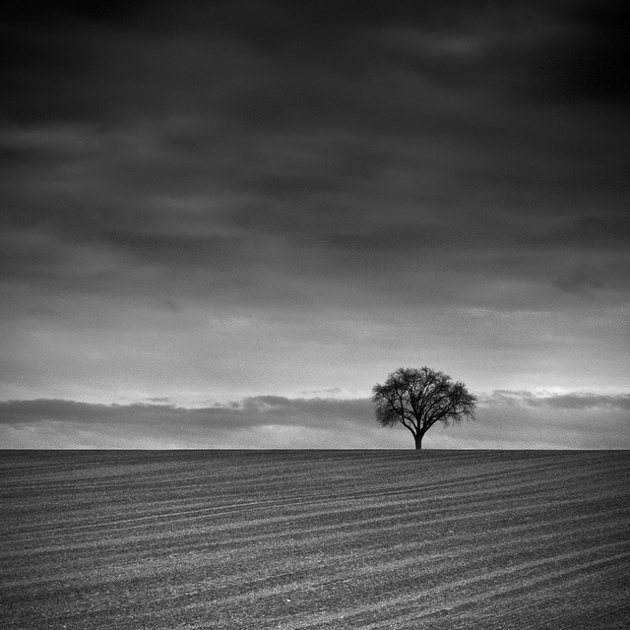
#> input picture IPP/Tutorial_3/tree_new.jpg, 630 x 630 px
$ jupyter execute --allow-errors ex1_interpolation.ipynb   (shell and % lines are left out)
#> lines starting #> are read from the running program, lines starting #| are printed output that depends on the picture; after the words box and inside, x2 and y2 are one past the last pixel; in counts of white or black regions, pixels touching at a corner belong together
# Homework 3, Exercise 1
*Julia Herzen, Klaus Achterhold, Clemens Schmid, Manuel Schultheiss*

November 22, 2020

## Interpolation

The goal of this exercise is for you to try nearest-neighbor, bilinear and cardinal sine (``sinc``) interpolation of an image by generating and applying interpolation kernels.

For this, you should first downsample an image, and then increase its sampling again by applying each of the interpolation methods.

You need to replace the `??` in the code with the required commands.

[cell 1]
import numpy as np
import matplotlib.pyplot as plt
import scipy.ndimage as nd
import time

Increase default figure size:

[cell 2]
import matplotlib.pyplot as plt
#plt.rcParams['figure.figsize'] = (14, 7)
plt.rcParams['image.cmap'] = "gray"
#> (the rest of this cell did not finish here and is left out)

Activate pyplot interactive mode:

[cell 3]
plt.ion()

a) First, read an image using matplotlib tools and **normalize it** to $[0, 1]$. Use **only one color channel**, and **mirror the image on the x-axis**.

[cell 4]
img = plt.imread('tree_new.jpg')[:, :, 0]
#> img: shape (630, 630); min 0, max 255, mean 84.8
img = img / img.max()
img2=img.copy()
img = img[:, ::-1] #reverse order of elements
sh = np.shape(img)
#> sh = (630, 630)
sh
#> Out = (630, 630)
#print(img[:5, :5])
#print(img2[:5, -6:-1])

[cell 5]
plt.figure()
plt.imshow(img)

#plt.figure()
#plt.imshow(img2)

[cell 6]
plt.figure()
plt.imshow(img2)

b) Subsample the original image by factor 7 by keeping only every 7-th row and column.

**Hint:** Remember array indexing, `a[start:stop:step]`

[cell 7]
scale_factor = 7
img_subsampled = img[::scale_factor, ::scale_factor]
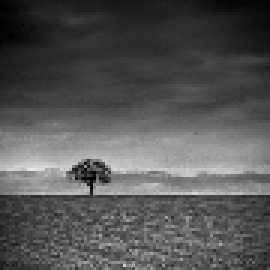
#> img_subsampled: shape (90, 90) float64 (shown 3 times larger); min 0, max 0.906, mean 0.333

Show the subsampled image:

[cell 8]
plt.figure(1)
plt.imshow(img_subsampled, cmap="gray", vmax=1.)
plt.colorbar()
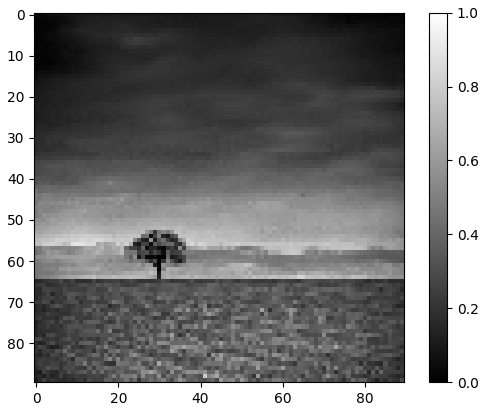
#> figure drawn by matplotlib, 2 panels

Use python's `assert()` function to ensure the new image width is below  or equal to $\frac{1}{7}$-th of the original image width.

**Remember:** Assert statements can be used to validate the correct functionality of your program: Imagine your downsampling function returns an image with a wrong resolution. It is often better to crash the program than unknowingly continuing the program with a wrong result.

[cell 9]
assert img_subsampled.shape[1]<= img.shape[1]//7

**OPTIONAL TASK:** Make a better downsampled version of the image by **binning**: Instead of picking every 7th row and column as we did above, we average patches of $7 \times 7$ pixels into a single pixel. This makes for a less noisy downsampled version of the image.

Instead of doing that with for loops, we can do this by clever resorting of image data:

First, reshape the `2d` array into a `4d` array, where the two new axes contain the values that are to be averaged. Use `np.reshape` for this task.

#> (a cell that did not finish here is left out)

[cell 11]
#90 batches, each of 7x7 dimensions. First over y and then over x
reshaped_image = np.reshape(img, (sh[0] // scale_factor, scale_factor, sh[1] // scale_factor, scale_factor))

Print the shape of the reshaped array. It should be `(90, 7, 90, 7)`:

[cell 12]
print("Shape of the reshaped image:",  reshaped_image.shape)
#| Shape of the reshaped image: (90, 7, 90, 7)

Next, calculate the mean of the array along the axes 1 and 3 (the ones with length 7):

[cell 13]
print(len(reshaped_image[0][0]), len(reshaped_image[0]))
#| 90 7

[cell 14]
len(img[0])
#> Out = 630

[cell 15]
img_binned = np.mean(reshaped_image, (1,3))
img_binned

Compare the difference to simple subsampling:

[cell 16]
plt.figure()
plt.subplot(121); plt.title('Simple subsampling')
plt.imshow(img_subsampled, cmap='gray'); plt.colorbar()
plt.subplot(122); plt.title('Binning')
plt.imshow(img_binned, cmap='gray'); plt.colorbar()

We overwrite `img_subsampled` with `img_binned` so that we use that for the rest of the exercise

[cell 17]
img_subsampled = img_binned

**(OPTIONAL TASK END)**

The following tasks are **NOT** optional.

c) Prepare the subsampled image for interpolation by inserting zeros between all
pixel values in `img_subsampled`. `img_up` should be the same size as the original (`img`).
To fill the upscaled image with a sparse matrix, remember the `array[start:stop:step]` syntax for slicing.

Generate a matrix with shape `sh`, which contains only zeros:

[cell 18]
img_up = np.zeros(sh)
img_up

Next, fill the pixels of `img_subsampled`. We select every 7th pixel on the x and y axis as a destination. The source is the img_subsampled image. We measure the time of this operation.

[cell 19]
np.arange(3, 630, 7)

[cell 20]
starttime = time.time()
img_up[scale_factor//2::scale_factor, scale_factor//2::scale_factor] = img_subsampled #90 rows and cols
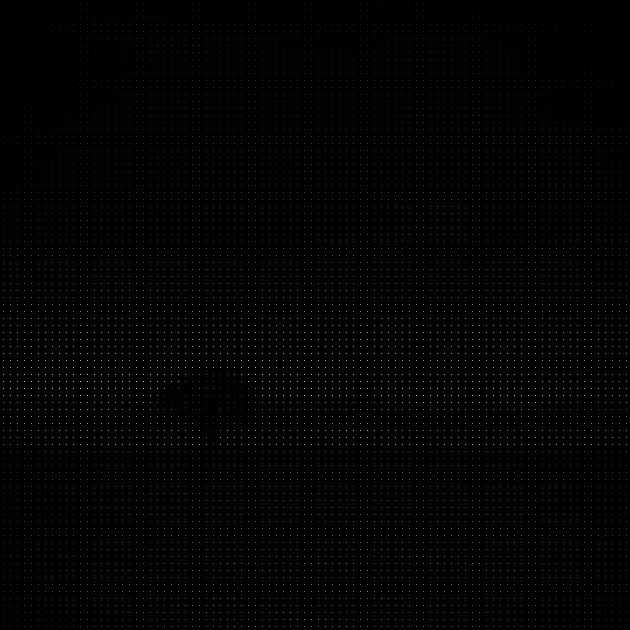
#> img_up: shape (630, 630) float64; min 0, max 0.909, mean 0.00679
print("Time: %.2e seconds" % (time.time() - starttime))

Have a look at (a part of) `img_up`: This is the image to which we will apply the different kernels.

[cell 21]
img_up

[cell 22]
plt.figure()
plt.imshow(img_up, vmin=0)

**d) Implement a for loop doing the same thing** and measure the time again.

To check if the results are equal, compare the sum of both images using `assert`.

[cell 23]
img_up_alternative = np.zeros(sh) #630x630
starttime = time.time()

for i in range(img_subsampled.shape[0]): #90 rows
    for j in range(img_subsampled.shape[1]): #90 cols
        i_upsampled = i * scale_factor + scale_factor//2
        j_upsampled = j * scale_factor + scale_factor//2
        img_up_alternative[i_upsampled, j_upsampled] = img_subsampled[i,j]

print("Time: %.2e seconds" % (time.time() - starttime))

assert img_up.sum() == img_up_alternative.sum()
assert np.isclose(img_up.sum(), img_up_alternative.sum()) #Returns a boolean array where two arrays are element-wise equal
assert np.allclose(img_up, img_up_alternative)

Notice how this approach is approx. 10 times slower than using NumPy array slicing!

Next, define the interpolation kernel for nearest neighbour interpolation.

**Hint:** The kernel should have a $7 \times 7$ size, as the pixels are seperated by 7 distance units. All kernel values should be 1.

[cell 24]
kernel_nearest = np.ones((7,7))
kernel_nearest

**e) Perform nearest-neighbor interpolation** using either convolution (easier) or FFT.

You can use `nd.convolve` for the convolution with the parameter `mode='wrap'`.

[cell 25]
img_nearest = nd.convolve(img_up, kernel_nearest, mode='wrap') #convolution in space
#Fourier convolution theorem

upscaled_kernel = np.zeros_like(img_up)
kh,kw = kernel_nearest.shape
h,w = img_up.shape
#> h = 630; w = 630
upscaled_kernel [h//2-kh//2:h//2+kh//2+1, w//2-kw//2:w//2+kw//2+1] = kernel_nearest
fourier_kernel= np.fft.ifftshift(upscaled_kernel)
img_nearest_fourier = np.fft.ifft2(np.fft.fft2(img_up)*np.fft.fft2(upscaled_kernel)).real # do I need  to reshape kernel?
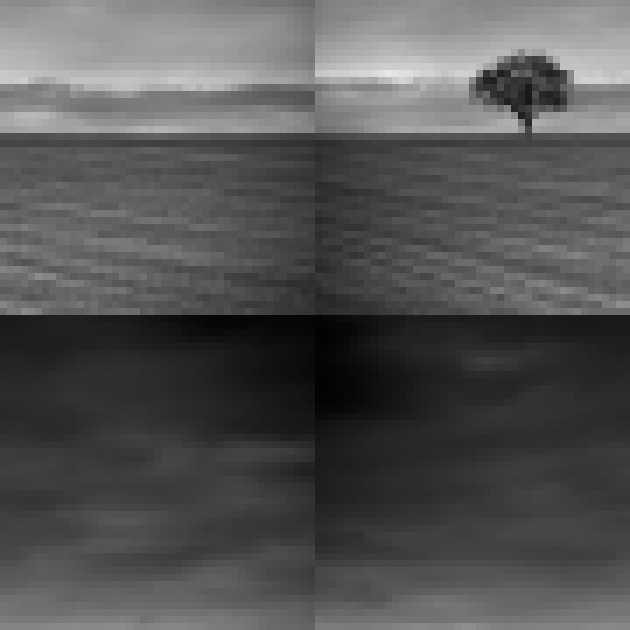
#> img_nearest_fourier: shape (630, 630) float64; min 0.0072, max 0.909, mean 0.333
#> upscaled_kernel: shape (630, 630) float64; values 0 (black) and 1 (white), 0.01% white; 1 white region, box (x1, y1, x2, y2) and area: (312, 312, 319, 319) 49
img_nearest_fourier2 = np.fft.ifft2(np.fft.fft2(img_up)*np.fft.fft2(fourier_kernel)).real
#> fourier_kernel: shape (630, 630) float64; values 0 (black) and 1 (white), 0.01% white; 4 white regions (4 under 20 px)

[cell 26]
plt.figure()
plt.subplot(121)
plt.imshow(img_nearest_fourier)
plt.title('kernel without ifftshift')

plt.subplot(122)
plt.imshow(img_nearest_fourier2)
plt.title('kernel with fftshift')

[cell 27]
plt.figure(4)
plt.imshow(img_nearest, cmap='gray')
plt.colorbar()

[cell 28]
plt.figure(5)
plt.subplot(121)
plt.imshow(img_nearest_fourier, cmap='gray')
plt.title('kernel without ifftshift')
plt.subplot(122)
plt.imshow(img_nearest_fourier2, cmap='gray')
plt.title('kernel with ifftshift')

Make sure 49 pixels in the kernel are set to 1 using the python `assert()` statement:

[cell 29]
assert kernel_nearest.sum() == 49
np.all(kernel_nearest)

#> (a cell that did not finish here is left out)

**f) Perform bilinear interpolation** using convolution and FFT (optional).

Define the interpolation kernel for linear interpolation. This kernel must be larger than $7 \times 7$, because it always uses four adjacent non-zero pixels in ``img_up`` (which are spaced 7 pixels apart)!

**Hint:** the linear kernel can be obtained by a 2D convolution of two rectangular kernels centered in a larger kernel. Make sure to zero-pad the rectangular kernel (see e.g. `np.pad`)! The kernel should fall off to zero towards the edges!

#> (a cell that did not finish here is left out)

[cell 32]
kernel_rect =  np.pad(kernel_nearest, scale_factor// 2 + 1)  #to assure that edges after convolution are zero
kernel_rect
#kernel_linear = nd.convolve(??)

[cell 33]
kernel_rect.shape

[cell 34]
kernel_linear = nd.convolve(kernel_rect, kernel_rect)
kernel_linear

[cell 35]
plt.figure()
plt.imshow(kernel_linear, vmin=0)
plt.colorbar()
plt.subplot(121)
plt.imshow(kernel_linear)
plt.title('kernel Linear')
plt.subplot(122)
plt.imshow(upscaled_kernel)
plt.title('upscaled kernel_nearest')

For good measure, normalize the maximum value of the kernel to 1, so that the interpolated pixel values are in the same range as the original.

[cell 36]
kernel_linear = kernel_linear / kernel_linear.max()

Convolve `img_up` with the new kernel, use `mode='wrap'` again.

[cell 37]
img_linear = nd.convolve(img_up, kernel_linear, mode = 'wrap')

**BONUS:** do the same thing with `np.fft.fft2` and `np.fft.ifft2`. Use only `img_up` and `kernel_nearest` as input data.

Hint: the keyword parameter `s` can be used to set the size of the output array of ``np.fft.fft2`` to match the size of the FFT of `img_up`.

[cell 38]
img_fft = np.fft.fft2(img_up)
kernel_linear_fft = np.fft.fft2(kernel_linear, s =img_up.shape)
img_linear_fft = np.fft.ifft2(img_fft * kernel_linear_fft).real
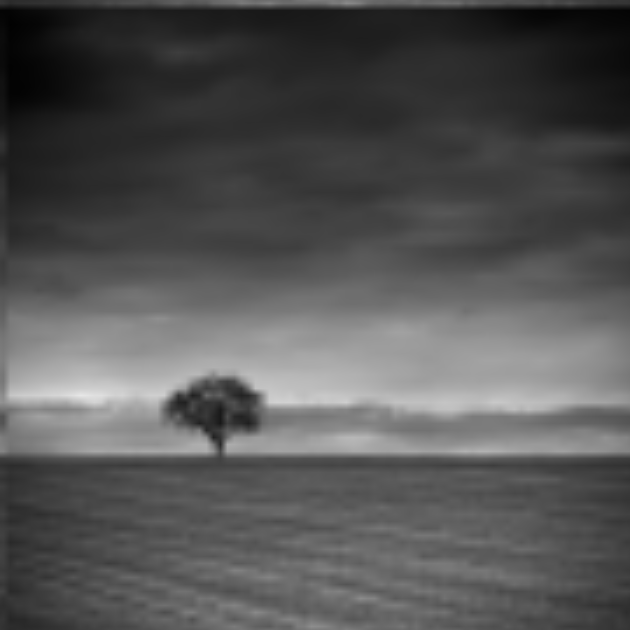
#> img_linear_fft: shape (630, 630) float64; min 0.0072, max 0.909, mean 0.333

kernel_shifted = np.fft.ifftshift(kernel_linear)
kernel_linear_shift= np.fft.fft2(kernel_shifted, s = img_up.shape)
img_linear_shift = np.fft.ifft2(img_fft*kernel_linear_shift).real #why here we don't have to put the
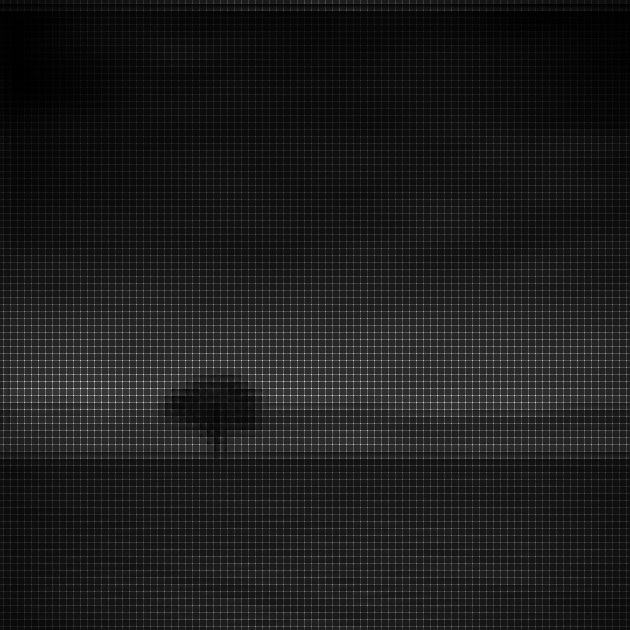
#> img_linear_shift: shape (630, 630) float64; min 0.00529, max 2.86, mean 0.333; drawn with min black and max white
                                                                    #center of the kernel at the upper left??

plt.figure()
plt.subplot(121)
plt.imshow(img_linear_fft)
plt.title('img with kernel without ifftshift')
plt.subplot(122)
plt.imshow(img_linear_shift)
plt.title('img with kernel with shift')

Check if the images are normalized correctly and have a look if the filtered
and unfiltered images are correctly aligned.
Also, plot the difference image of the original image and the linear interpolated image:

[cell 39]
plt.figure(6)
plt.subplot(131); plt.title('Nearest-neighbor interpolation')
plt.imshow(img_nearest); plt.colorbar(orientation='horizontal')
plt.subplot(132); plt.title('Linear interpolation')
plt.imshow(img_linear); plt.colorbar(orientation='horizontal')
plt.subplot(133); plt.title('Linear interpolation minus original')
plt.imshow(img_linear - img); plt.colorbar(orientation='horizontal')
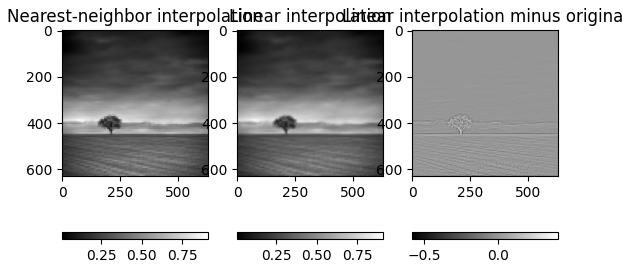
#> figure drawn by matplotlib, 6 panels

g) **Perform interpolation with the cardinal sine (sinc) function** using the convolution theorem and FFT.

**Hint:** This is easier to do in the frequency (Fourier) domain.

The Fourier transform of `sinc(x)` is given by the "rectangular function" (https://en.wikipedia.org/wiki/Rectangular_function#Fourier_transform_of_the_rectangular_function ).

The Fourier transform of the input image thus gets multiplied with a rectangular function (in 2 dimensions), and the result is transformed back to the spatial domain. The width of the rectangle is given by the width of the subsampled image, `sh`, divided by the subsampling factor.

* Make an image with zeroes the size of `img_up`:

[cell 40]
sinc_filter = np.zeros(img_up.shape)
img_up.shape
#> Out = (630, 630)

* Place a rectangle of ones with the appropriate size in the center of the image
* Apply ``np.fft.fftshift`` so that the center of the image travels to the top left corner

[cell 41]
h = img_up.shape[0] // scale_factor
#> h = 90
w = img_up.shape[1] // scale_factor
#> w = 90
sinc_filter[sh[0]//2-h//2 : sh[0]//2 + h//2, sh[1]//2-w//2 : sh[1]//2 + w//2] = 1
sinc_filter2 = np.fft.fftshift(sinc_filter)
sinc_filter3 = np.fft.ifftshift(sinc_filter)

* Have a look at the filter kernel:

[cell 42]
plt.figure()
plt.subplot(131)
plt.imshow(sinc_filter)
plt.title('plain sinc filter')
plt.subplot(132)
plt.imshow(sinc_filter2)
plt.title('fftshift sinc filter')
plt.subplot(133)
plt.imshow(sinc_filter3)
plt.title('ifftshift sinc filter')
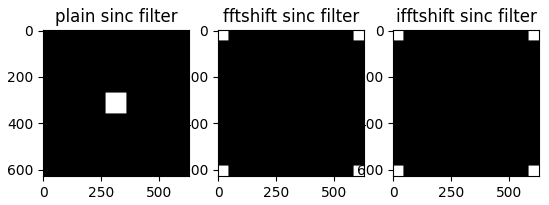
#> figure drawn by matplotlib, 3 panels

* Apply the filter to the image. Remember the convolution theorem! Consider that `sinc_filter` is already the FFT of the Kernel. Discard the imaginary part of the result.

[cell 43]
img_sinc = np.fft.ifft2(img_fft * sinc_filter2).real
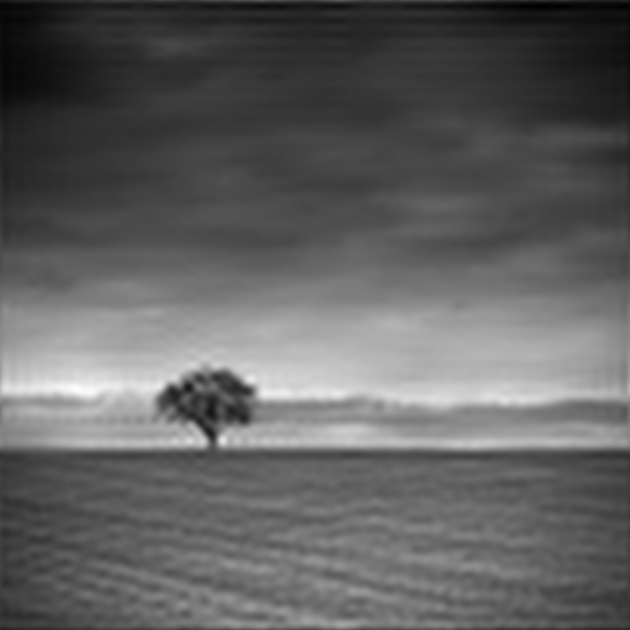
#> img_sinc: shape (630, 630) float64; min -0.00048, max 0.0186, mean 0.00679; drawn with min black and max white

[cell 44]
plt.figure()
plt.imshow(img_sinc)

[cell 45]
plt.figure()
plt.subplot(131); plt.title('Nearest-neighbor interpolation')
plt.imshow(img_nearest); plt.colorbar(orientation='horizontal')
plt.subplot(132); plt.title('Linear interpolation')
plt.imshow(img_linear); plt.colorbar(orientation='horizontal')
plt.subplot(133); plt.title('Sinc interpolation')
plt.imshow(img_sinc); plt.colorbar(orientation='horizontal')
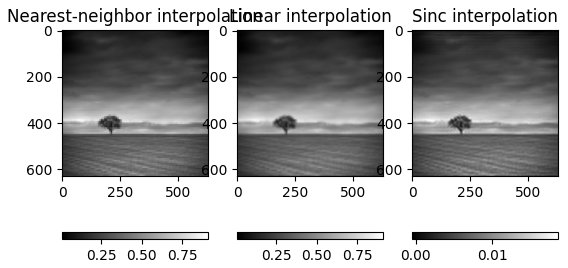
#> figure drawn by matplotlib, 6 panels

$ run again, with IPP/Tutorial_3/baboon.png saved as IPP/Tutorial_3/tree_new.jpg
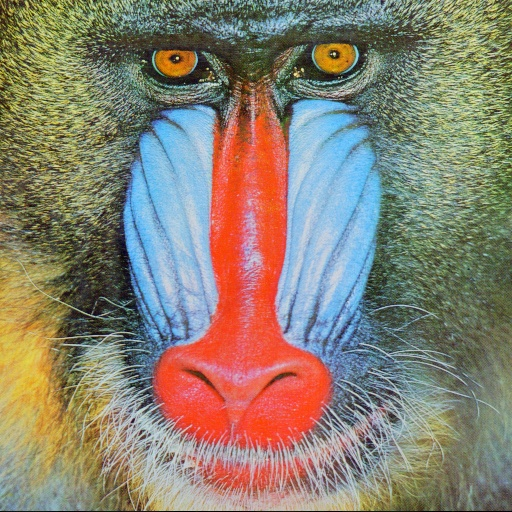
#> input picture IPP/Tutorial_3/baboon.png, 512 x 512 px
#> `len(img[0])`: Out = 512
#> img_up: shape (512, 512) float64; every value is 0
#> `img_nearest_fourier = np.fft.ifft2(np.fft.fft2(img_up)*np.fft.fft2(ups..`:
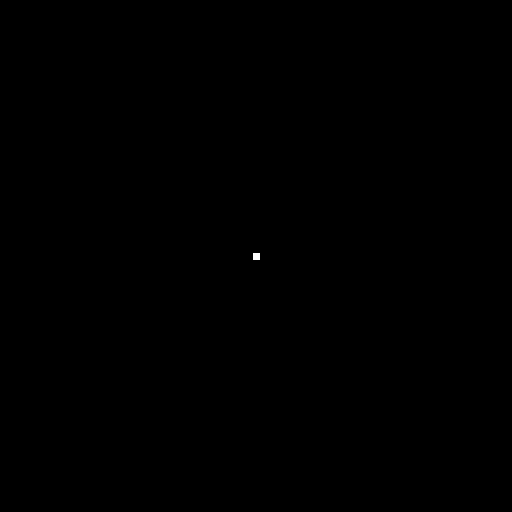
#> upscaled_kernel: shape (512, 512) float64; values 0 (black) and 1 (white), 0.02% white; 1 white region, box (x1, y1, x2, y2) and area: (253, 253, 260, 260) 49
#> fourier_kernel: shape (512, 512) float64; values 0 (black) and 1 (white), 0.02% white; 4 white regions (4 under 20 px)
#> `[cell 42] plt.figure() plt.subplot(131) plt.imshow(sinc_filter) plt.ti..`:
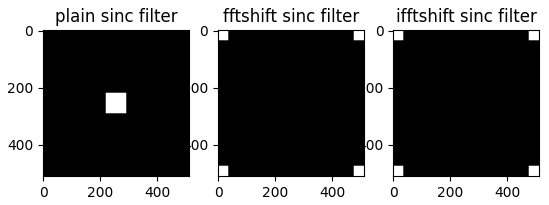
#> figure drawn by matplotlib, 3 panels
